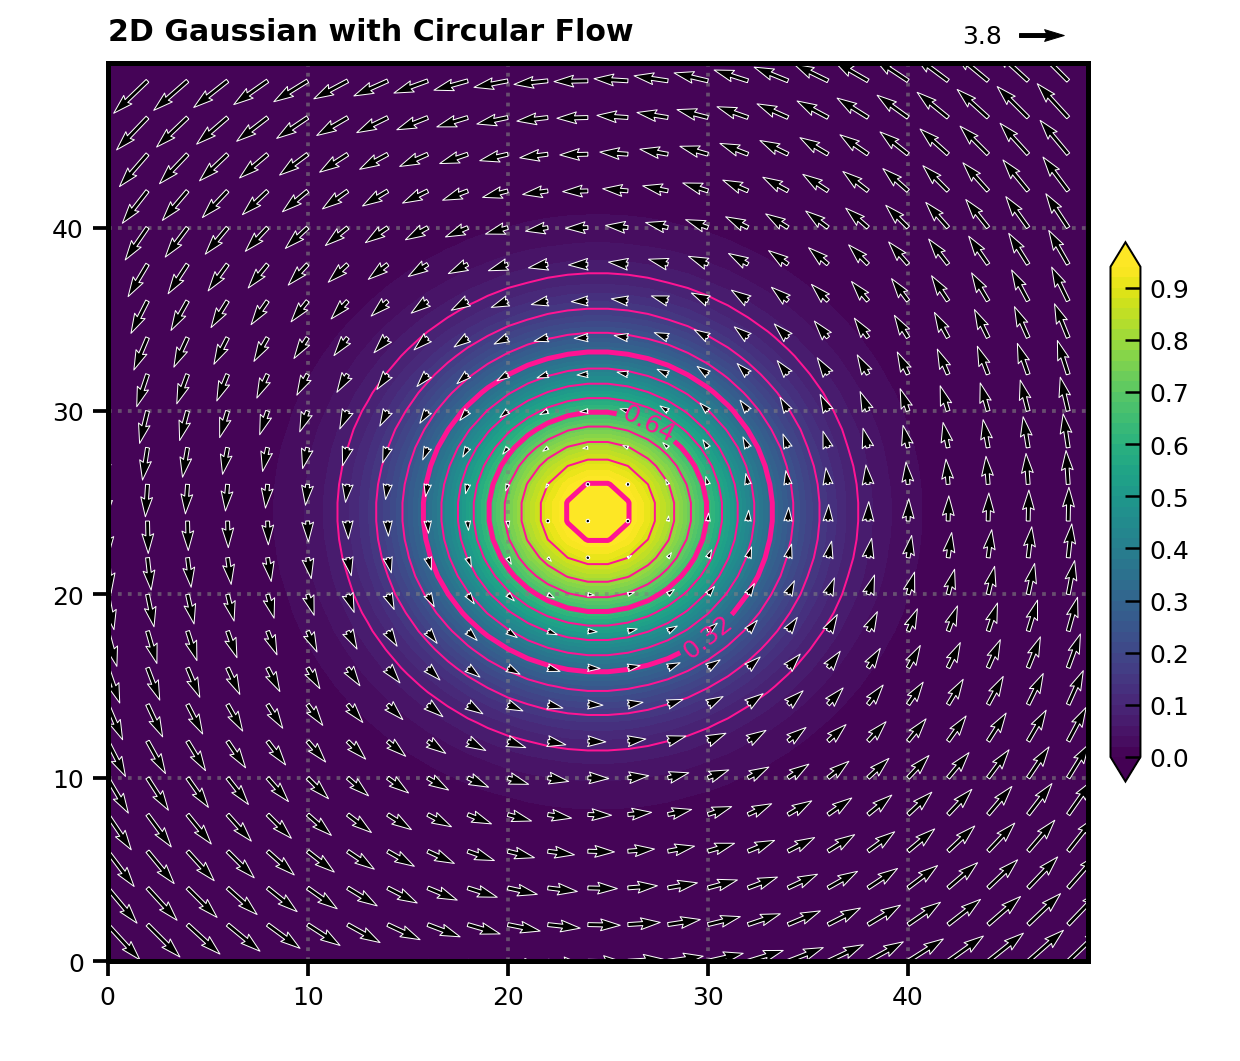

Source code (Python):
#!/usr/bin/env python3
#======================================================================================================================
"""
plot_2D_shaded 入門範例
====================
這是最簡單的使用方式,適合第一次使用的人
"""
# 導入
import numpy as np
import matplotlib.pyplot as plt
from definitions.plot_2D_shaded import plot_2D_shaded as p2d

# 建立座標網格
x = np.linspace(-3, 3, 50)
y = np.linspace(-3, 3, 50)
X, Y = np.meshgrid(x, y)

# 數據: 高斯分布
shd = np.exp(-(X**2 + Y**2))

# 等值線: 使用相同數據
cnt = shd.copy()

# 向量場: 環形流場 (逆時針旋轉)
vxx = -Y  # x 方向分量
vyy = X   # y 方向分量

p2d(shd,            # color shading
    cnt=cnt,        # 等值線
    vx=vxx,         # x 方向向量
    vy=vyy,         # y 方向向量  
    # silent=True,    
    title="2D Gaussian with Circular Flow",
    cmap='viridis',         
    o='p2d_Example_0.png'
)
#======================================================================================================================
